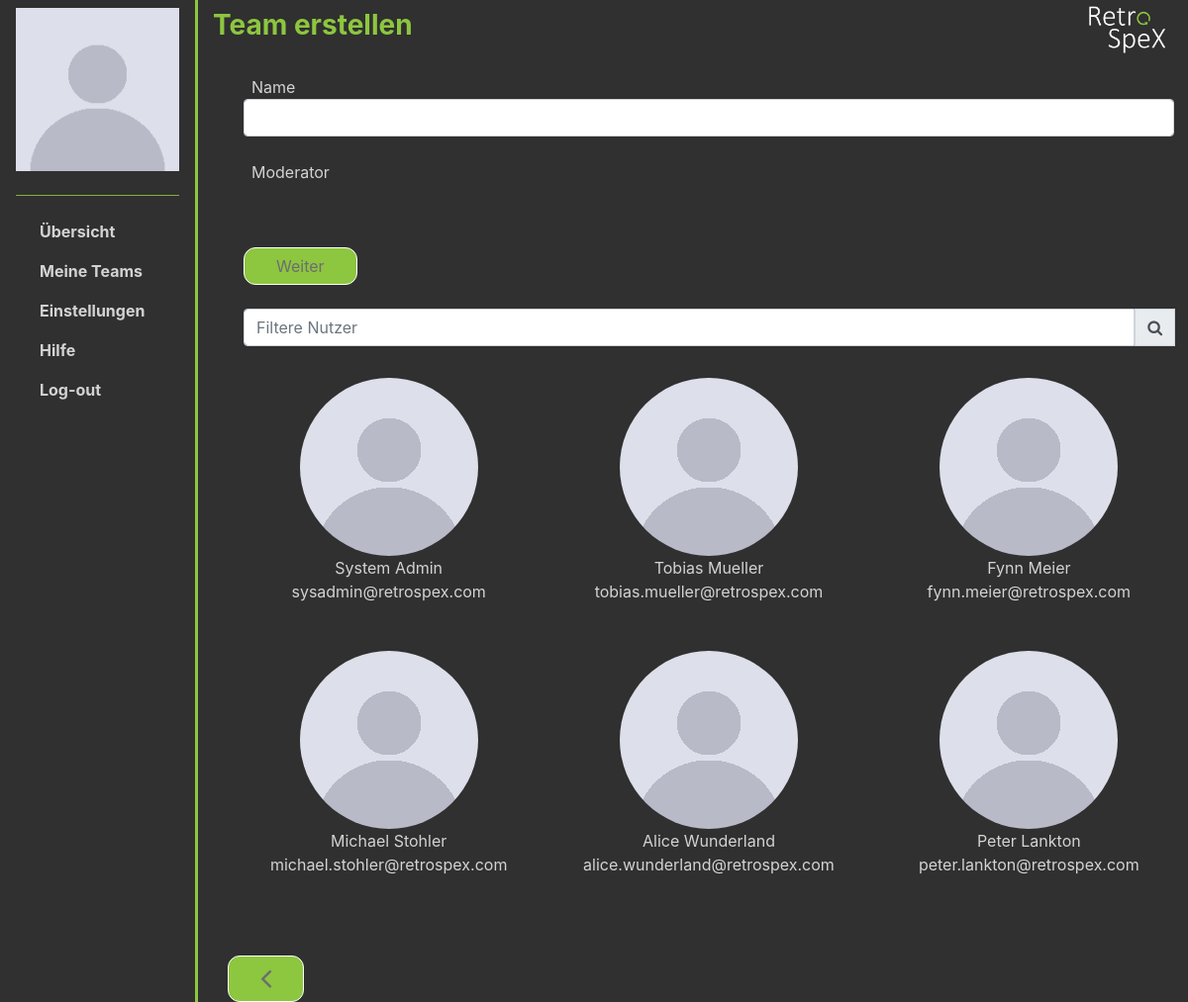
/view/php/teams.register.view.php (signed in), run on the app's committed database.
### tables this page shows
CREATE TABLE `users` (
  `id` int(255) NOT NULL,
  `firstname` varchar(255) NOT NULL,
  `lastname` varchar(255) NOT NULL,
  `email` varchar(255) NOT NULL,
  `global_role` varchar(15) NOT NULL,
  `login_id` int(255) NOT NULL
);

### view/php/teams.register.view.php (the view, shortened to what this page needs)
<?php require('../partials/head.php');
if(isset($_GET['teamId'])) {
 require("./../../model/User.php");
 session_start();
?>
<div class="container-fluid">
    <div class="row">
        <nav id="sb-main" class="col-sm-3 col-lg-2 navbar justify-content-center d-md-block borderright-customgreen">
            <ul class="navbar-nav flex-column">
                <li class="text-center">
                    <img class="img-fluid mb-2" src="../pictures/anonymous_user.png" alt="Profilbild">
                    <h6 class="text-center">
                    <?php echo $_SESSION['user']->firstname ." ".$_SESSION['user']->lastname; ?>
                    </h6>
                    <hr class="bg-customgreen">
                </li>
                <li class="nav-item pl-4">
                    <a class="nav-link" href="../../controller/teams.register.abort.php?teamId=<?php echo $_GET['teamId']?>&destination=1"><b>Übersicht</b></a>
                </li>
                <?php
                if ($_SESSION['user']->globalRole == "admin"){
                    echo '<li class="nav-item pl-4">
                        <a class="nav-link" href="../../controller/teams.register.abort.php?teamId='.$_GET['teamId'].'&destination=2"><b>Teams</b></a>
                    </li>
                    <li class="nav-item pl-4">
                        <a class="nav-link" href="../../controller/teams.register.abort.php?teamId='.$_GET['teamId'].'&destination=3"><b>Nutzer</b></a>
                    </li>';
                    }
                    else {
                    echo '<li class="nav-item pl-4">
                        <a class="nav-link" href="../../controller/teams.register.abort.php?teamId='.$_GET['teamId'].'&destination=2"><b>Meine Teams</b></a>
                    </li>';
                    }
                ?>
                <li class="nav-item pl-4">
                    <a class="nav-link" href="../../controller/teams.register.abort.php?teamId=<?php echo $_GET['teamId']?>&destination=4"><b>Einstellungen</b></a>
                </li>
                <li class="nav-item pl-4">
                    <a class="nav-link" href="../../controller/teams.register.abort.php?teamId=<?php echo $_GET['teamId']?>&destination=5"><b>Hilfe</b></a>
                </li>
                <li class="nav-item pl-4">
                    <a class="nav-link" href="../../controller/teams.register.abort.php?teamId=<?php echo $_GET['teamId']?>&destination=6"><b>Log-out</b></a>
                </li>
            </ul>
        </nav>
<?php
 } else {
 require('../partials/navbar.php');
} ?>
<main class="col-sm-9 col-lg-10">
    <div class="row justify-content-between">
        <div class="col-6 my-auto">
            <h3><b>Team erstellen</b></h3>
        </div>
        <div class="col-3 col-lg-2">
            <img class="float-right" src="../pictures/Logo.png" alt="RetroSpeX Logo" width="90" height="60">
        </div>
    </div>
    <div class="container-fluid mt-3 ml-3">
        <?php if (isset($_GET['teamId'])) { ?>
        <form action="../../controller/addTeam.php?teamId=<?php echo $_GET['teamId']; ?>&modId=<?php echo $_GET['modId']; ?>" method="GET">
        <input name="teamId" id="teamId" type="hidden" value="<?php echo $_GET['teamId']?>">
        <input name="modId" id="modId" type="hidden" value="<?php echo $_GET['modId']?>">
        <?php } else { ?>
        <form action="../../controller/addTeam.php" method="GET">
        <?php } ?>
            <div class="form-group">
                <label for="name" class="my-0 pl-2">Name</label>
                <input name="name" id="name" type="text" class="form-control rounded mw-400" onkeyup='saveValue(this);' required><br>
                <label for="moderator" class="my-0 text-left pl-2">Moderator </label>
                <div>
                </div>
                <br>
            <div>
                <button class="btn btn-green text-left mt-3" type="submit">Weiter</button>
            </div>
            <br>
            <div class="input-group">
                <input id="user-searchbar" onkeyup="search_users()" type="search" class="form-control mw-400" placeholder="Filtere Nutzer">
                <div class="input-group-prepend">
                    <span class="input-group-text"><i class="fa fa-search"></i></span>
                </div>
            </div>
        </div>
        <div class="row">
            <?php
            if (isset($_GET['teamId'])) {
                $db = new Database();
                $pdo = $db->connect();
                $sql = "SELECT * FROM `users`";
                $stmt = $pdo->prepare($sql);
                $stmt->execute();
                $users = $stmt->FetchAll(PDO::FETCH_ASSOC);
                foreach($users as $user){
                    echo '<div class="col my-3 text-center user-content">
                        <a href="teams.register.view.php?teamId='.$_GET['teamId'].'&modId='.$user['id'].'">
                            <img src="../pictures/anonymous_user.png" class="rounded-circle" alt="Profilbild">
                             <p>'.$user['firstname']." ".$user['lastname'].'<br>
                            '.$user['email'].'</p>
                        </a>
                    </div>';
                }
            } else {
                $db = new Database();
                $pdo = $db->connect();
                $sql = "SELECT * FROM `users`";
                $stmt = $pdo->prepare($sql);
                $stmt->execute();
                $users = $stmt->FetchAll(PDO::FETCH_ASSOC);
                foreach($users as $user){
                    echo '<div class="col my-3 text-center user-content">
                        <a href="teams.register.view.php?modId='.$user['id'].'">
                            <img src="../pictures/anonymous_user.png" class="rounded-circle" alt="Profilbild">
                            <p>'.$user['firstname']." ".$user['lastname'].'<br>
                           '.$user['email'].'</p>
                        </a>
                    </div>';
                }
            }
            ?>
    </div>
        </form>
    </div>
    <div class="container-fluid mt-5">
    <a href="../../controller/teams.register.abort.php?destination=2<?php if(isset($_GET['teamId'])) {echo '&teamId='.$_GET['teamId'];}?>">
            <button class="btn btn-green text-left"><i class="fa fa-angle-left fa-2x"></i></button>
        </a>
    </div>
</main>
<?php require('../partials/footer.php'); ?>

### view/css/styles.css (style rules this page uses)
.custom-page { background-color: #303030; color: lightgrey; }
a, a:hover { color: lightgrey; }
h3, h4, h5 { color: #8dc63f; }
.btn-green { background-color: #8dc63f; color: #6c6d71; border-radius: 12px; border-width: 1px; border-color: white; padding: 6px 32px; text-align: center; text-decoration: none; display: inline-block; font-size: 16px; outline: none; }
.mw-400 { max-width: 400; }

### data on the page
users: firstname "System", lastname "Admin", email "sysadmin@retrospex.com"
users: firstname "Tobias", lastname "Mueller", email "tobias.mueller@retrospex.com"
users: firstname "Fynn", lastname "Meier", email "fynn.meier@retrospex.com"
users: firstname "Michael", lastname "Stohler", email "michael.stohler@retrospex.com"
users: firstname "Alice", lastname "Wunderland", email "alice.wunderland@retrospex.com"
users: firstname "Peter", lastname "Lankton", email "peter.lankton@retrospex.com"
